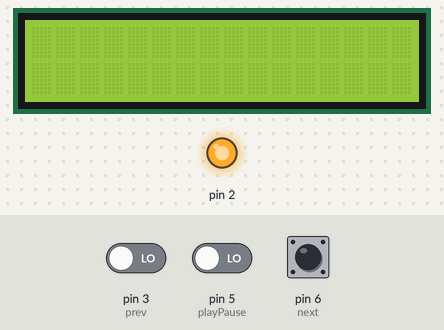
Recording of a sketch running on a simulated Arduino Uno, built with avr-gcc and run on an emulated ATmega328P. Shown: 16×2 character LCD, output pins drawn as LEDs (lit = HIGH). The inputs (shaded band) are chosen by the test bench; at power-on: pin 3 (prev) LOW, pin 5 (playPause) LOW, pin 6 (next) LOW. What the sketch prints to the serial monitor is not drawn.

Above: at 1.2 s.
1.3 s: pin 3 (prev) driven HIGH
At 2.1 s:
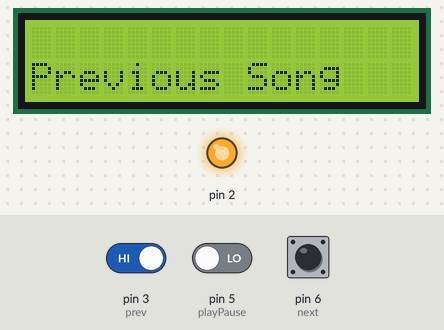
2.8 s: pin 5 (playPause) driven HIGH
At 3.4 s:
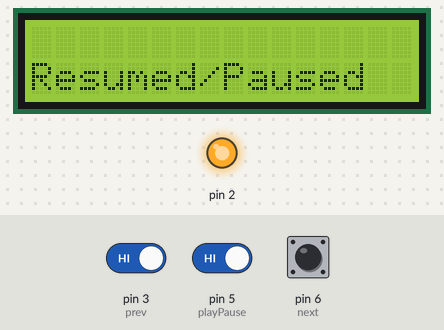
5.8 s: pin 6 (next) pulled HIGH for 1 s
At 7.1 s:
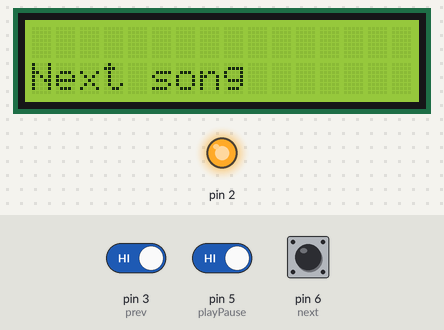
8.3 s: pin 6 (next) pulled HIGH for 3.2 s
13.3 s: pin 3 (prev) driven LOW
Timing chart, 0 to 15.8 s (numbered marks = the images above; inputs shaded):
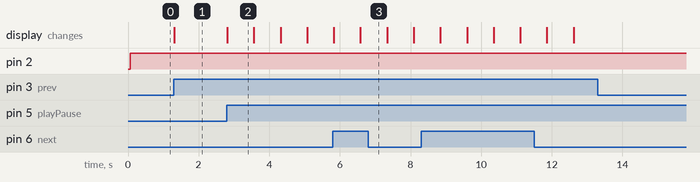

The sketch:

Controller.ino
```cpp
#include <LiquidCrystal.h>
int prev = 3;
int playPause = 5;
int next = 6;

const int rs = 7, en = 8, d4 = 9, d5 = 10, d6 = 11, d7 = 12;
LiquidCrystal lcd(rs, en, d4, d5, d6, d7);

void setup() {
  pinMode(prev, INPUT);
  pinMode(playPause, INPUT);
  pinMode(next, INPUT);
  pinMode(2, OUTPUT);
  lcd.begin(16, 2);
  Serial.begin(9600);
}

void loop() {
  digitalWrite(2, HIGH);
  if(digitalRead(prev) == HIGH) {
    Serial.println("previous");
    lcd.clear();
    lcd.setCursor(0, 1);
    lcd.print("Previous Song");
    delay(750);
  }
  if(digitalRead(playPause) == HIGH) {
    Serial.println("play_pause");
    lcd.clear();
    lcd.setCursor(0, 1);
    lcd.print("Resumed/Paused");
    delay(750);
  }
  if(digitalRead(next) == HIGH) {
    Serial.println("next");
    lcd.clear();
    lcd.setCursor(0, 1);
    lcd.print("Next song");
    delay(750);
  }

}
```

Measured:
- after the input at 1.3 s, the display: changes at once (image 1)
- after the input at 2.8 s, the display: changes at once (image 2)
- after the input at 5.8 s, the display: first differs from a run without the input after 0.78 s (image 3)
- after the input at 13.3 s, every drawn part: stays the same
- what the display in image 2 shows lasts 0.8 s, from 2.8 s to 3.6 s
